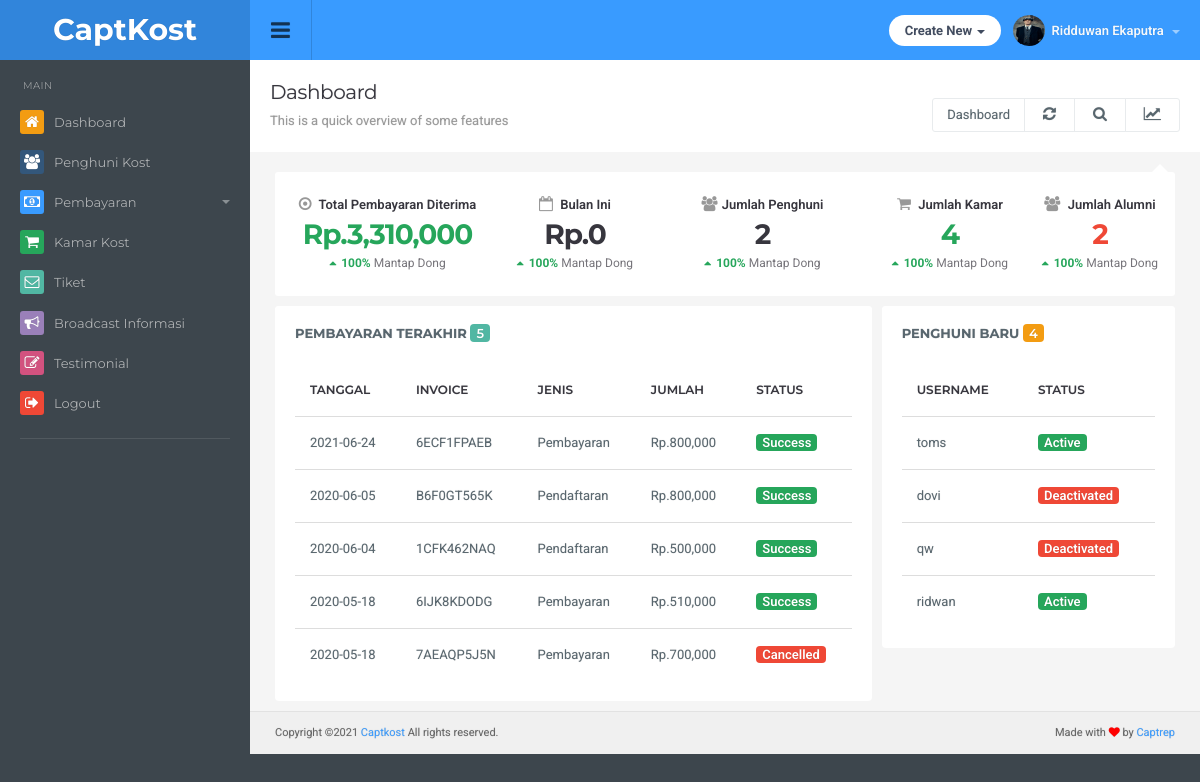
The page /admin/index.php (signed in) on the database its author committed.
### tables this page shows
CREATE TABLE `pembayaran` (
  `id_pembayaran` int(5) NOT NULL,
  `invoice` varchar(50) NOT NULL,
  `username` varchar(50) NOT NULL,
  `nama_kamar` varchar(50) NOT NULL,
  `jenis` enum('Pendaftaran','Pembayaran') NOT NULL,
  `method` varchar(50) NOT NULL,
  `status` enum('Pending','Success','Cancelled') NOT NULL,
  `tanggal` date NOT NULL,
  `jumlah` int(15) NOT NULL
);

CREATE TABLE `penghuni` (
  `id_penghuni` int(3) NOT NULL,
  `username` varchar(50) NOT NULL,
  `password` varchar(255) NOT NULL,
  `status` enum('Inactive','New','Deactivated','Active') NOT NULL,
  `email` varchar(50) NOT NULL,
  `tgl_daftar` date DEFAULT NULL,
  `tgl_expired` date DEFAULT NULL,
  `id_kamar` int(3) NOT NULL
);

### admin/index.php (the view, shortened to what this page needs)
<?php
include("../lib/koneksi.php");
  $id = $_SESSION['id_admin'];
  $sql_admin = "SELECT * FROM admin WHERE id_admin = '$id'";
  $query_admin = mysqli_query($koneksi,$sql_admin);
  while($data_admin = mysqli_fetch_assoc($query_admin)){
    $nama = $data_admin['nama'];
    $gambar = $data_admin['gambar'];
  }
if (!isset($_SESSION['useradmin']) and !isset($_SESSION['passadmin'])) {
  header("location:login.php");
}else{
?>
<!DOCTYPE html>
<html lang="en">
  <head>
  <link href="css/root.css" rel="stylesheet">
  </head>
  <body>
  <div id="top" class="clearfix">
    <div class="applogo">
      <a href="index.html" class="logo">CaptKost</a>
    </div>
    <a href="#" class="sidebar-open-button"><i class="fa fa-bars"></i></a>
    <ul class="top-right">
    <li class="dropdown link">
      <a href="#" data-toggle="dropdown" class="dropdown-toggle hdbutton">Create New <span class="caret"></span></a>
    </li>
    <li class="dropdown link">
      <a href="#" data-toggle="dropdown" class="dropdown-toggle profilebox"><img src="<?=$gambar;?>" alt="img"><b><?= $nama;?> </b><span class="caret"></span></a>
    </li>
    </ul>
  </div>
<?php
  include ('sidebar.php');
?>
<div class="content">
  <div class="page-header">
    <h1 class="title">Dashboard</h1>
      <ol class="breadcrumb">
        <li class="active">This is a quick overview of some features</li>
    </ol>
    <div class="right">
      <div class="btn-group" role="group" aria-label="...">
        <a href="" class="btn btn-light">Dashboard</a>
        <a href="" class="btn btn-light"><i class="fa fa-refresh"></i></a>
        <a href="#" class="btn btn-light"><i class="fa fa-search"></i></a>
        <a href="#" class="btn btn-light" id="topstats"><i class="fa fa-line-chart"></i></a>
      </div>
    </div>
  </div>
<div class="container-widget">
  <div class="col-md-12">
  <ul class="topstats clearfix">
    <li class="arrow"></li>
    <li class="col-xs-6 col-lg-3">
      <?php
      $sql = mysqli_query($koneksi,"SELECT SUM(jumlah) as total FROM pembayaran WHERE status ='success'");
      $rows = mysqli_fetch_array($sql,MYSQLI_ASSOC);
      ?>
      <span class="title"><i class="fa fa-dot-circle-o"></i> Total Pembayaran Diterima</span>
      <h3 class="color-up"><?= "Rp." . number_format($rows['total']);?></h3>
      <span class="diff"><b class="color-up"><i class="fa fa-caret-up"></i> 100%</b> Mantap Dong</span>
    </li>
    <li class="col-xs-6 col-lg-2">
      <?php
        $bulan = date("m");
        $sqla =mysqli_query($koneksi,"SELECT SUM(jumlah) as totalbulan FROM pembayaran WHERE DATE_FORMAT((tanggal),'%m') like '%$bulan%' AND status ='success' order by tanggal asc");
        $row = mysqli_fetch_array($sqla,MYSQLI_ASSOC);
      ?>
      <span class="title"><i class="fa fa-calendar-o"></i> Bulan Ini</span>
      <h3><?= "Rp." . number_format($row['totalbulan']);?></h3>
      <span class="diff"><b class="color-up"><i class="fa fa-caret-up"></i> 100%</b> Mantap Dong</span>
    </li>
    <li class="col-xs-6 col-lg-3">
      <span class="title"><i class="fa fa-users"></i>Jumlah Penghuni</span>
      <?php
      $sql = mysqli_query($koneksi,"SELECT * FROM penghuni WHERE status = 'Active'");
      $peng = mysqli_num_rows($sql);
      ?>
      <h3><?= $peng;?></h3>
      <span class="diff"><b class="color-up"><i class="fa fa-caret-up"></i> 100%</b> Mantap Dong</span>
    </li>
    <li class="col-xs-6 col-lg-2">
      <span class="title"><i class="fa fa-shopping-cart"></i> Jumlah Kamar</span>
      <?php
      $sql = mysqli_query($koneksi,"SELECT * FROM kamar");
      $kam = mysqli_num_rows($sql);
      ?>
      <h3 class="color-up"><?= $kam;?></h3>
      <span class="diff"><b class="color-up"><i class="fa fa-caret-up"></i> 100%</b> Mantap Dong</span>
    </li>
    <li class="col-xs-6 col-lg-2">
      <?php
        $sqlb =mysqli_query($koneksi,"SELECT * FROM penghuni WHERE status='Deactivated'");
        $alumni = mysqli_num_rows($sqlb);
      ?>
      <span class="title"><i class="fa fa-users"></i> Jumlah Alumni</span>
      <h3 class="color-down"><?= $alumni;?></h3>
      <span class="diff"><b class="color-up"><i class="fa fa-caret-up"></i> 100%</b> Mantap Dong</span>
    </li>
  </ul>
  </div>
  <div class="row">
    <?php
    $lastpayment = mysqli_query($koneksi,"SELECT * FROM pembayaran ORDER BY tanggal DESC LIMIT 5");
    $jumlahpayment = mysqli_num_rows($lastpayment);
    ?>
    <div class="col-md-12 col-lg-8">
      <div class="panel panel-widget">
        <div class="panel-title">
          Pembayaran Terakhir <span class="label label-info"><?=$jumlahpayment;?></span>
        </div>
        <div class="panel-body table-responsive">
          <table class="table table-hover">
            <thead>
              <tr>
                <td>Tanggal</td>
                <td>Invoice</td>
                <td>Jenis</td>
                <td>Jumlah</td>
                <td>Status</td>
              </tr>
            </thead>
            <tbody>
              <?php
                while ($last=mysqli_fetch_assoc($lastpayment)) :?>
              <tr>
                <td><?=$last['tanggal'];?></td>
                <td><?=$last['invoice'];?></td>
                <td><?=$last['jenis'];?></td>
                <td>Rp.<?=number_format($last['jumlah']);?></td>
                <td>
                  <?php
                  if ($last['status'] == "Pending") {
                    $type = "warning";
                  }else if ($last['status'] == "Cancelled"){
                    $type = "danger";
                  }else if ($last['status'] == "Success"){
                    $type = "success";
                  }
                  ?>
                  <span class="label label-<?= $type;?>"><?= $last['status'];?></span>
                </td>
              </tr>
              <?php endwhile ?>
            </tbody>
          </table>
        </div>
      </div>
    </div>
    <div class="col-md-12 col-lg-4">
      <div class="panel panel-widget">
        <div class="panel-title">
          <?php
            $qpenghuni = mysqli_query($koneksi,"SELECT * FROM penghuni ORDER BY id_penghuni DESC LIMIT 5");
            $jumlahqpeng = mysqli_num_rows($qpenghuni);
          ?>
          Penghuni Baru <span class="label label-warning"><?=$jumlahqpeng;?></span>
        </div>
        <div class="panel-body table-responsive">
          <table class="table table-hover">
            <thead>
              <tr>
                <td>Username</td>
                <td>Status</td>
              </tr>
            </thead>
            <tbody>
            <?php
              while ($penghuni=mysqli_fetch_assoc($qpenghuni)) :
              ?>
              <tr>
              <td><?= $penghuni['username'];?></td>
                <td>
                <?php
                  if ($penghuni['status'] == "Active") {
                    $type = "success";
                  }else if ($penghuni['status'] == "Inactive"){
                    $type = "warning";
                  }else if ($penghuni['status'] == "Deactivated"){
                    $type = "danger";
                  }else if ($penghuni['status'] == "New"){
                    $type = "default";
                  }
                  ?>
                  <span class="label label-<?= $type;?>"><?= $penghuni['status'];?></span>
                </td>
              </tr>
            <?php endwhile ?>
            </tbody>
          </table>
        </div>
      </div>
    </div>
  </div>
</div>
<?php
include "footer.php";
?>
</div>
</body>
</html>
<?php
} ?>

### rows shown on the page
pembayaran: tanggal "2021-06-24", invoice "6ECF1FPAEB", jenis "Pembayaran", jumlah "800,000", status "Success"
pembayaran: tanggal "2020-06-05", invoice "B6F0GT565K", jenis "Pendaftaran", jumlah "800,000", status "Success"
pembayaran: tanggal "2020-06-04", invoice "1CFK462NAQ", jenis "Pendaftaran", jumlah "500,000", status "Success"
pembayaran: tanggal "2020-05-18", invoice "6IJK8KDODG", jenis "Pembayaran", jumlah "510,000", status "Success"
pembayaran: tanggal "2020-05-18", invoice "7AEAQP5J5N", jenis "Pembayaran", jumlah "700,000", status "Cancelled"
penghuni: username "toms", status "Active"
penghuni: username "dovi", status "Deactivated"
penghuni: username "qw", status "Deactivated"
penghuni: username "ridwan", status "Active"

### other values the page prints
$nama "Ridduwan Ekaputra"
$rows['total'] "3,310,000"
$row['totalbulan'] "0"
$peng "2"
$kam "4"
$alumni "2"
$jumlahpayment "5"
$jumlahqpeng "4"
